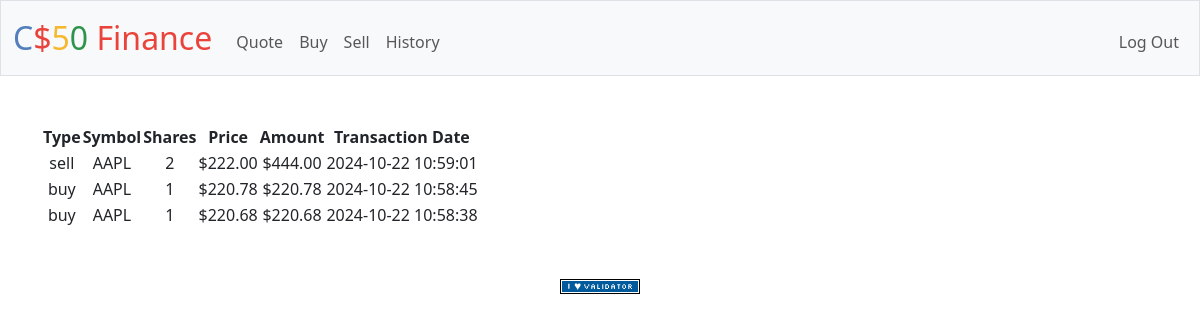
The app's page /history (signed in) with its own data.
### tables this page shows
CREATE TABLE transactions (
    id INTEGER PRIMARY KEY AUTOINCREMENT NOT NULL,
    user_id INT NOT NULL,
    tx_type TEXT NOT NULL,
    symbol TEXT NOT NULL,
    shares INT NOT NULL,
    price NUMERIC NOT NULL,
    created_at TEXT DEFAULT (datetime('now')),
    FOREIGN KEY (user_id) REFERENCES users(id)
);

### app.py (the view)
@app.route("/history")
@login_required
def history():
    db_results = db.execute(
        "SELECT tx_type, UPPER(symbol) as symbol, shares, price, created_at FROM transactions WHERE user_id = ? order by created_at desc",
        session["user_id"],
    )
    logger.debug("results: %s", db_results)
    return render_template("history.html", txs=db_results)

### app.py (called while the page is built)
@app.after_request
def after_request(response):
    response.headers["Cache-Control"] = "no-cache, no-store, must-revalidate"
    response.headers["Expires"] = 0
    response.headers["Pragma"] = "no-cache"
    return response

### helpers.py (called while the page is built)
def login_required(f):
    @wraps(f)
    def decorated_function(*args, **kwargs):
        if session.get("user_id") is None:
            return redirect("/login")
        return f(*args, **kwargs)
    return decorated_function

def usd(value):
    return f"${value:,.2f}"

### templates/history.html (shortened to what this page needs)
{% extends "layout.html" %}
{% block main %}
<table>
    <tr>
        <th>Type</th>
        <th>Symbol</th>
        <th>Shares</th>
        <th>Price</th>
        <th>Amount</th>
        <th>Transaction Date</th>
    </tr>
    {% for tx in txs %}
    <tr>
        <td>{{ tx["tx_type"] }} </td>
        <td>{{ tx["symbol"] }} </td>
        <td>{{ tx["shares"] }} </td>
        <td>{{ tx["price"] | usd }} </td>
        <td>{{ (tx["price"] * tx["shares"]) | usd }} </td>
        <td>{{ tx["created_at"] }}</td>
    </tr>
    {% endfor %}
</table>
{% endblock %}

### records on screen
transactions: tx_type "sell", symbol "AAPL", shares "2", price "$222.00", (tx['price']*tx['shares'])|usd "$444.00", created_at "2024-10-22 10:59:01"
transactions: tx_type "buy", symbol "AAPL", shares "1", price "$220.78", (tx['price']*tx['shares'])|usd "$220.78", created_at "2024-10-22 10:58:45"
transactions: tx_type "buy", symbol "AAPL", shares "1", price "$220.68", (tx['price']*tx['shares'])|usd "$220.68", created_at "2024-10-22 10:58:38"
